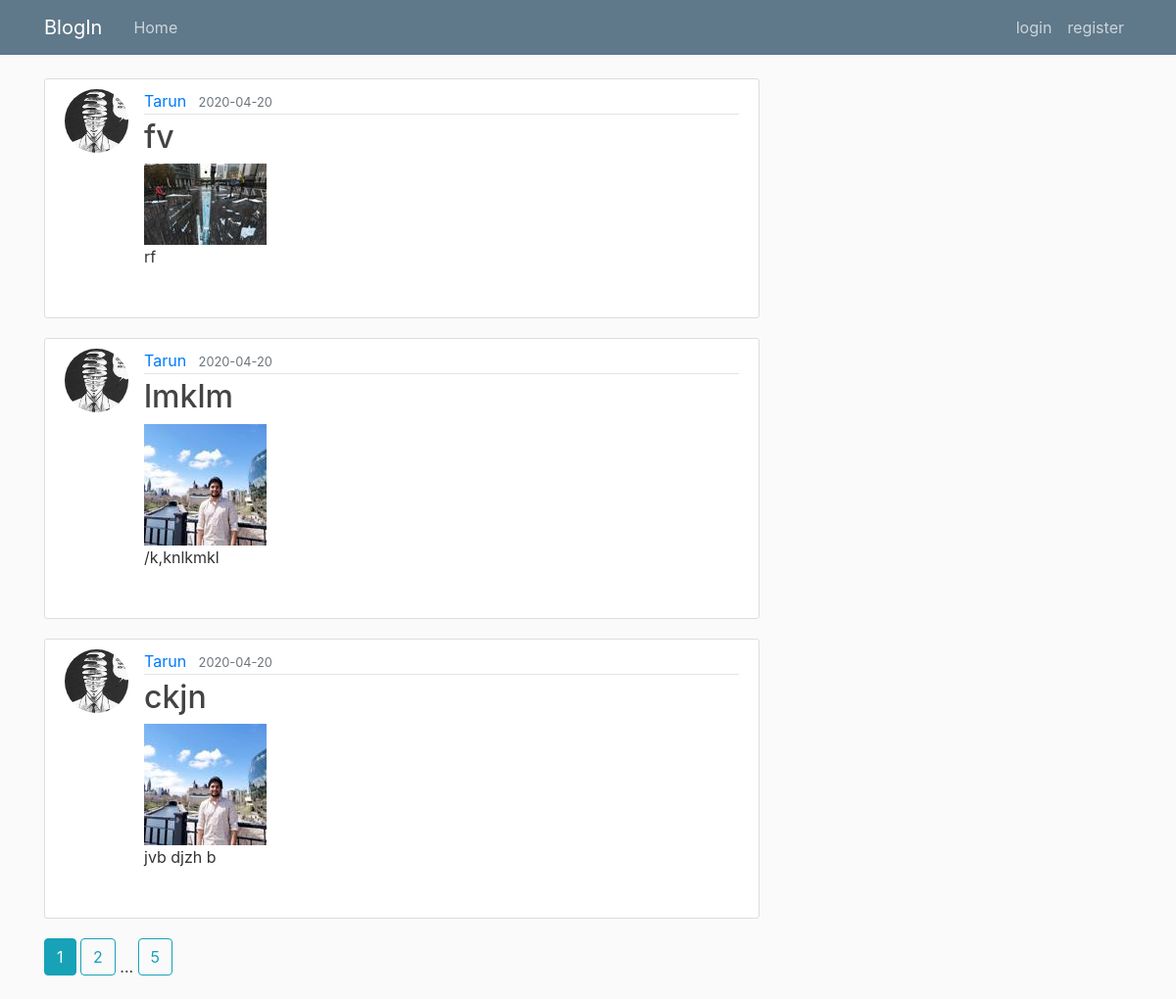
The page / on the database its author committed.
### src/FlaskBlog/models.py (models this page shows, shortened)
class Post(db.Model):
    id = db.Column(db.Integer, primary_key=True)
    title = db.Column(db.String(100), nullable=False)
    date_posted = db.Column(db.DateTime, nullable=False, default=datetime.utcnow)
    content = db.Column(db.Text, nullable=False)
    user_id = db.Column(db.Integer, db.ForeignKey('user.id'), nullable=False)
    post_pic = db.Column(db.String(120), nullable=False, default='null')

class User(db.Model, UserMixin):
    id = db.Column(db.Integer, primary_key=True)
    username = db.Column(db.String(20), unique=True, nullable=False)
    email = db.Column(db.String(120), unique=True, nullable=False)
    image_file = db.Column(db.String(120), nullable=False, default='default.jpg')
    password = db.Column(db.String(60), nullable=False)
    posts = db.relationship('Post', backref='author', lazy=True)

### src/FlaskBlog/main/routes.py (the view)
@main.route('/')
def home():
    page = request.args.get('page', 1, type=int)
    posts = Post.query.order_by(Post.date_posted.desc()).paginate(page=page, per_page=3)
    return render_template('home.html', posts=posts)

### src/FlaskBlog/templates/home.html
{% extends "layout.html" %}
{% block content %}
{%for post in posts.items%}
<article class="media content-section">
    <img class="rounded-circle article-img" src="{{url_for('static',filename='picture/'+ post.author.image_file)}}">
    <div class="media-body">
        <div class="article-metadata">
            <a class="mr-2" href="{{url_for('users.user_posts', username = post.author.username)}}">{{ post.author.username }}</a>
            <small class="text-muted">{{ post.date_posted.strftime('%Y-%m-%d') }}</small>
        </div>
        <h2><a class="article-title" href="{{url_for('posts.post', post_id = post.id)}}">{{ post.title }}</a></h2>
        {%if post.post_pic %}
        <img src="{{url_for('static',filename='post_img/'+ post.post_pic)}}" class="img-rounded" alt="Cinque Terre">
        <p class="article-content">{{ post.content }}
        </p>
        {%else%}
        <p class="article-content">{{ post.content }}
        {{'post_img/'+ post_pic}}</p>
        {%endif%}
    </div>
</article>
{%endfor%}
{%for page_num in posts.iter_pages(left_edge=1, right_edge=1, left_current=1,right_current=2)%}
    {%if page_num %}
        {% if posts.page == page_num %}
            <a class="btn btn-info mb-4" href="{{url_for('main.home', page=page_num)}}">{{page_num}}</a>
        {%else%}
            <a class="btn btn-outline-info mb-4" href="{{url_for('main.home', page=page_num)}}">{{page_num}}</a>
        {%endif%}
    {%else %}
        ...
    {%endif%}
{%endfor%}
{% endblock content %}

### src/FlaskBlog/templates/layout.html (shortened to what this page needs)
<!DOCTYPE html>
<html lang="en">
<head>
    <link rel="stylesheet" href="https://stackpath.bootstrapcdn.com/bootstrap/4.4.1/css/bootstrap.min.css"
>
    <link rel="stylesheet" type="text/css" href="{{url_for('static', filename='main.css')}}">
</head>
<body>
<header class="site-header">
    <nav class="navbar navbar-expand-md navbar-dark bg-steel fixed-top">
        <div class="container">
            <a class="navbar-brand mr-4" href="/">BlogIn</a>
            <div class="collapse navbar-collapse" id="navbarToggle">
                <div class="navbar-nav mr-auto">
                    <a class="nav-item nav-link" href="/">Home</a>
                </div>
                <div class="navbar-nav">
                    {%if current_user.is_authenticated%}
                    <a class="nav-item nav-link" href={{url_for('posts.new_post')}}>New Post</a>
                    <a class="nav-item nav-link" href={{url_for('users.account')}}>Account</a>
                    <a class="nav-item nav-link" href={{url_for('users.logout')}}>logout</a>
                    {%else%}
                    <a class="nav-item nav-link" href={{url_for('users.login')}}>login</a>
                    <a class="nav-item nav-link" href={{url_for('users.register')}}>register</a>
                    {% endif %}
                </div>
            </div>
        </div>
    </nav>
</header>
<main role="main" class="container">
    <div class="row">
        <div class="col-md-8">
            {% block content %}{% endblock %}
        </div>
    </div>
</main>
</body>
</html>

### src/FlaskBlog/static/main.css (style rules this page uses)
body { background: #fafafa; color: #333333; margin-top: 5rem; }
h1, h2, h3, h4, h5, h6 { color: #444444; }
.bg-steel { background-color: #5f788a; }
.site-header .navbar-nav .nav-link { color: #cbd5db; }
.content-section { background: #ffffff; padding: 10px 20px; border: 1px solid #dddddd; border-radius: 3px; margin-bottom: 20px; }
.article-title { color: #444444; }
.article-content { white-space: pre-line; }
.article-img { height: 65px; width: 65px; margin-right: 16px; }
.article-metadata { padding-bottom: 1px; margin-bottom: 4px; border-bottom: 1px solid #e3e3e3 }

### rows shown on the page
Post: image_file (picture), author.username "Tarun", date_posted "2020-04-20", title "fv", post_pic (picture), content "rf"
Post: image_file (picture), author.username "Tarun", date_posted "2020-04-20", title "lmklm", post_pic (placeholder picture), content "/k,knlkmkl"
Post: image_file (picture), author.username "Tarun", date_posted "2020-04-20", title "ckjn", post_pic (placeholder picture), content "jvb djzh b"

### other values the page prints
{{ page_num }} "1"
{{ page_num }} "2" "5"
